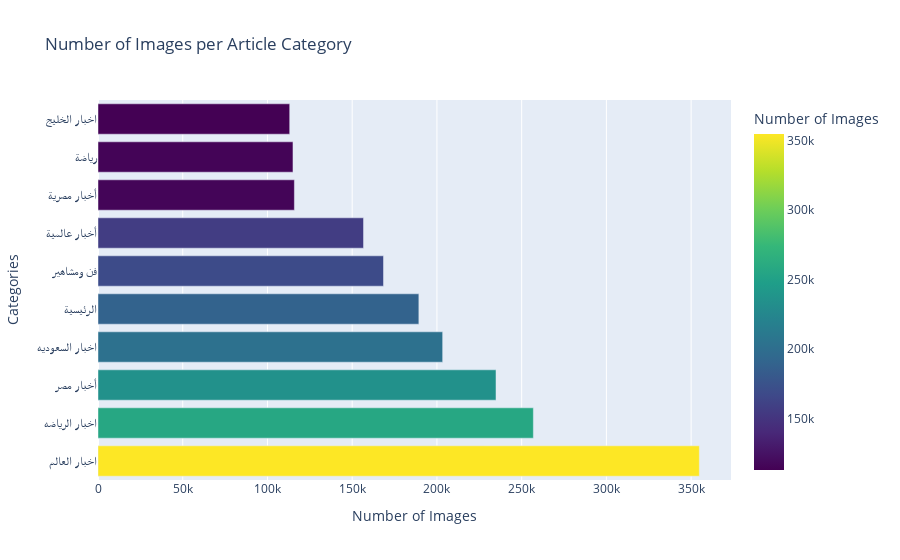

Notebook cell for this chart:
### Code cell
all_data['categories'] = all_data['categories'].astype('category')

all_data['image_present'] = all_data['image_url'].notnull() & (all_data['image_url'].str.strip() != '')
filtered_data = all_data[all_data['image_present']]

image_counts = filtered_data.groupby('categories', observed=False).size().reset_index(name='image_count')
top_n = 10 
image_counts = image_counts.nlargest(top_n, 'image_count')

import plotly.express as px

fig = px.bar(image_counts, x='image_count', y='categories', orientation='h',
             title='Number of Images per Article Category',
             labels={'categories': 'Categories', 'image_count': 'Number of Images'},
             color='image_count', 
             color_continuous_scale=px.colors.sequential.Viridis)  # Change to a valid color scale

fig.update_layout(yaxis_title='Categories', xaxis_title='Number of Images')
fig.show()

print("Analysis complete. Number of images per category has been plotted.")

### Figure 1 — Plotly figure (JSON) as saved in the notebook; plotly's stock layout.template omitted (floating-point values rounded to 4 significant figures)
{"data": [{"alignmentgroup": "True", "hovertemplate": "Number of Images=%{marker.color}<br>Categories=%{y}<extra></extra>", "legendgroup": "", "marker": {"color": [354848, 256905, 234860, 203377, 189334, 168464, 156684, 115889, 115056, 113126], "coloraxis": "coloraxis", "pattern": {"shape": ""}}, "name": "", "offsetgroup": "", "orientation": "h", "showlegend": false, "textposition": "auto", "type": "bar", "x": [354848, 256905, 234860, 203377, 189334, 168464, 156684, 115889, 115056, 113126], "xaxis": "x", "y": ["اخبار العالم", "اخبار الرياضه", "أخبار مصر", "اخبار السعوديه", "الرئيسية", "فن ومشاهير", "أخبار عالمية", "أخبار مصرية", "رياضة", "اخبار الخليج"], "yaxis": "y"}], "layout": {"autosize": true, "barmode": "relative", "coloraxis": {"colorbar": {"title": {"text": "Number of Images"}}, "colorscale": [[0, "#440154"], [0.1111, "#482878"], [0.2222, "#3e4989"], [0.3333, "#31688e"], [0.4444, "#26828e"], [0.5556, "#1f9e89"], [0.6667, "#35b779"], [0.7778, "#6ece58"], [0.8889, "#b5de2b"], [1, "#fde725"]]}, "legend": {"tracegroupgap": 0}, "title": {"text": "Number of Images per Article Category"}, "xaxis": {"anchor": "y", "autorange": true, "domain": [0, 1], "range": [0, 373500.0], "title": {"text": "Number of Images"}, "type": "linear"}, "yaxis": {"anchor": "x", "autorange": true, "domain": [0, 1], "range": [-0.5, 9.5], "title": {"text": "Categories"}, "type": "category"}}}
